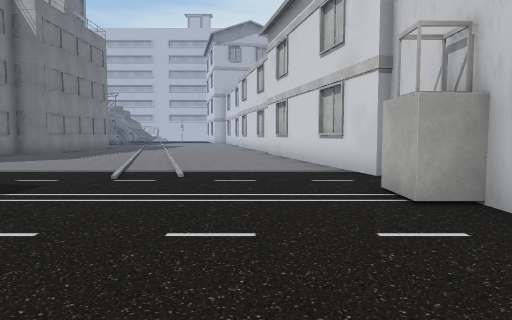
view 1 (above)

24 first-person views from a walk through a scene from a Unity 3-D project. The camera is 1.4 m above the floor, tilts 4° down and sees 70° across. The floor is counted in squares, 2 m on a side. Each view is taken from the middle of a square. On the plan, view 1 faces up. The plan holds only what a view shows up to about 11 squares ahead; the rest is blank. The place goes on beyond the plan. The player character is not drawn. Some surface patterns are stand-ins.

view 2
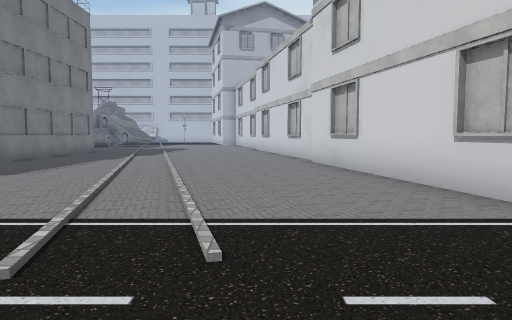

view 3
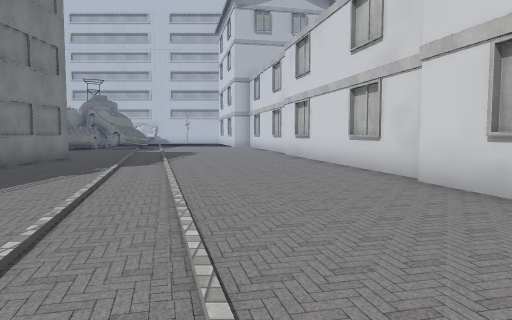

view 4
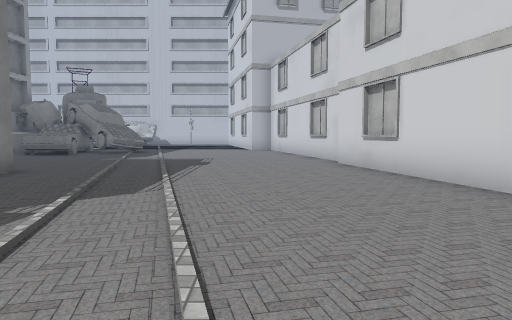

view 5
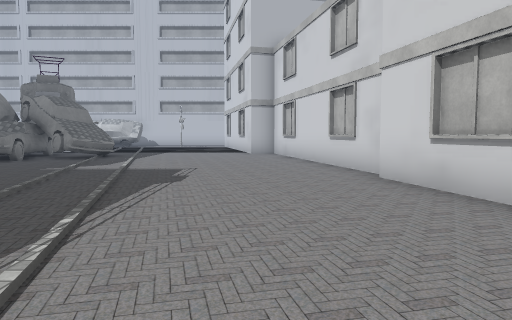

view 6
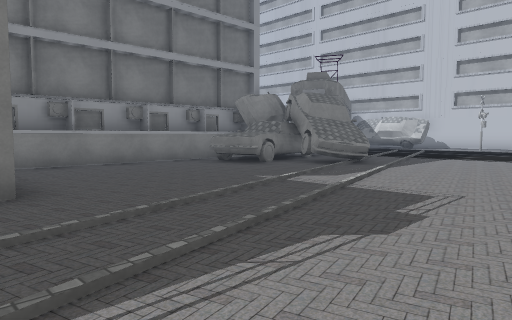

view 7
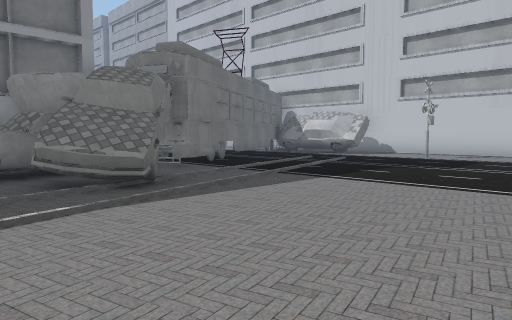

view 8
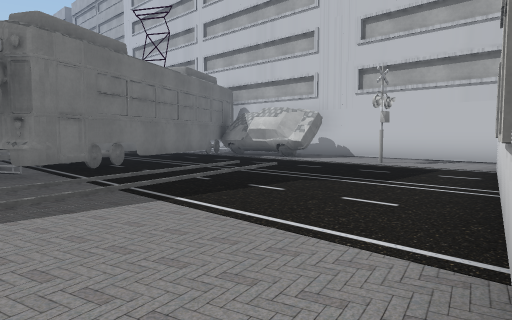

view 9
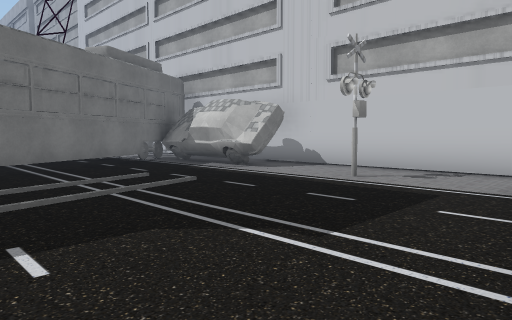

view 10
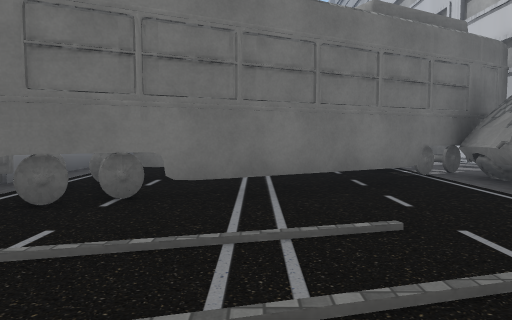

view 11
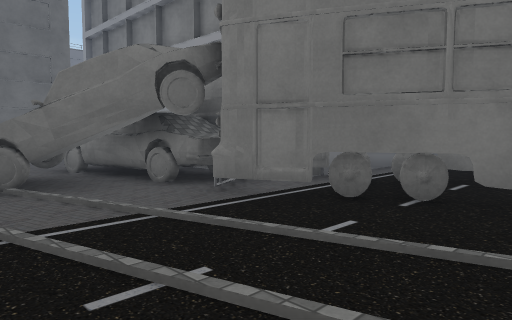

view 12
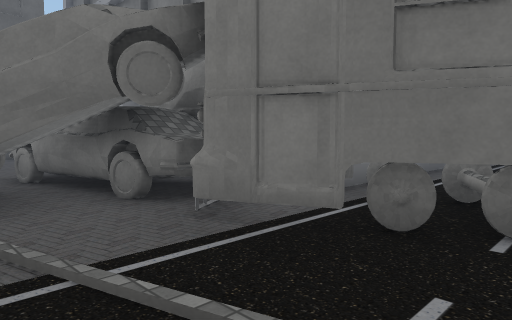

view 13
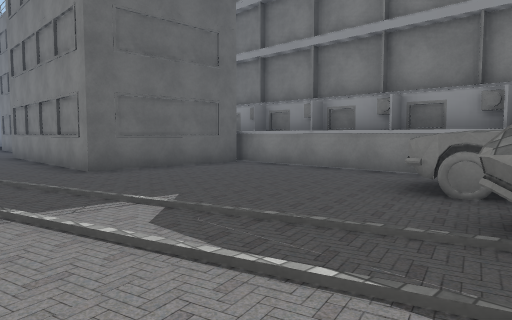

view 14
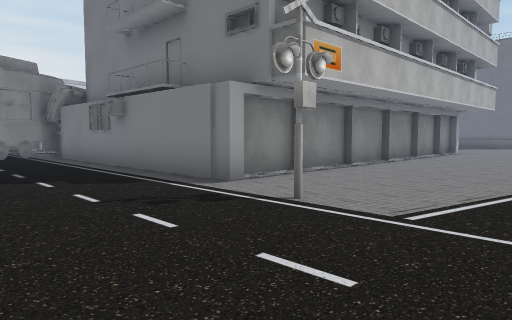

view 15
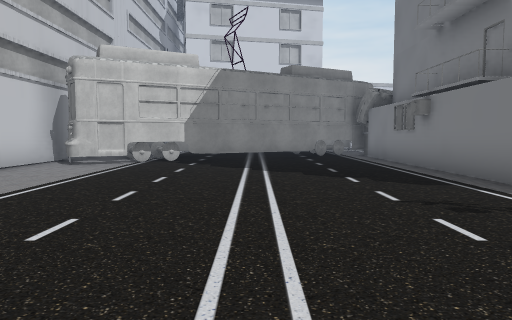

view 16
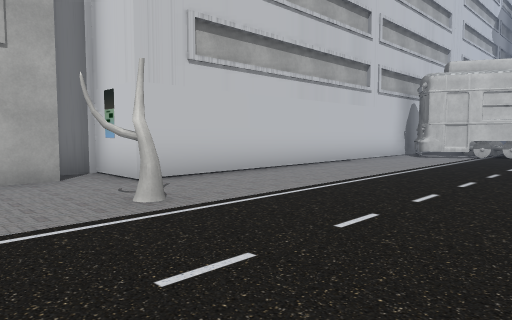

view 17
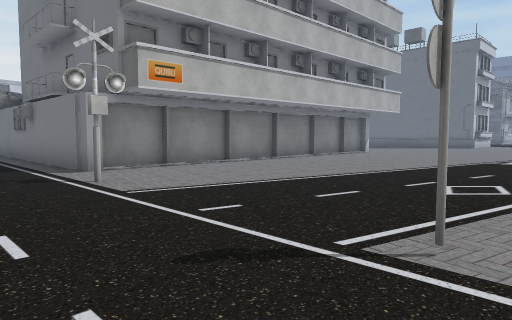

view 18
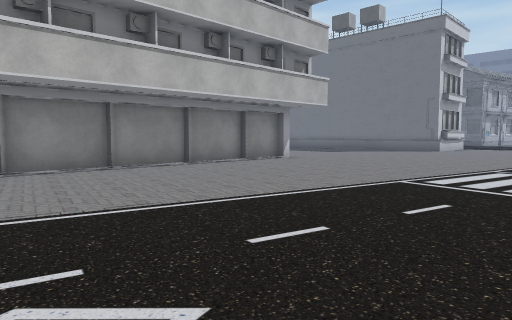

view 19
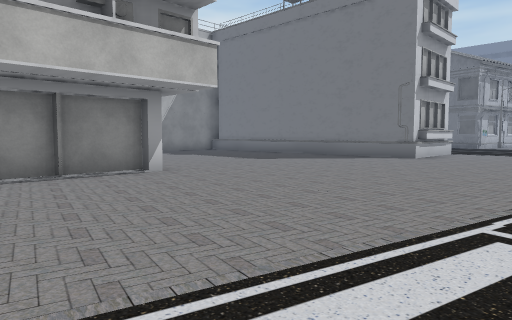

view 20
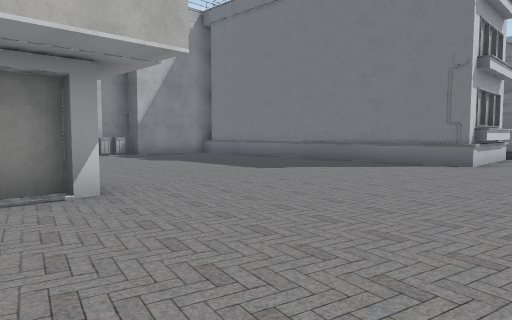

view 21
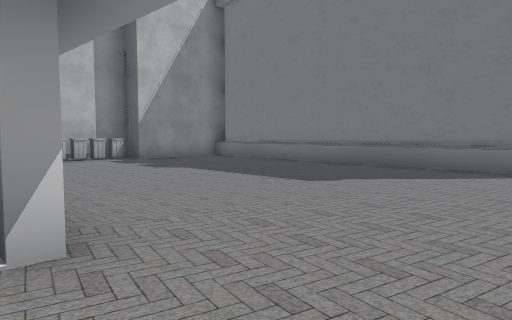

view 22
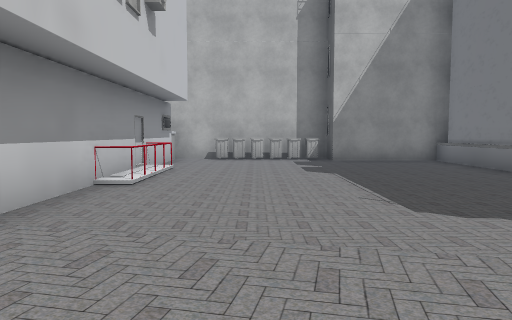

view 23
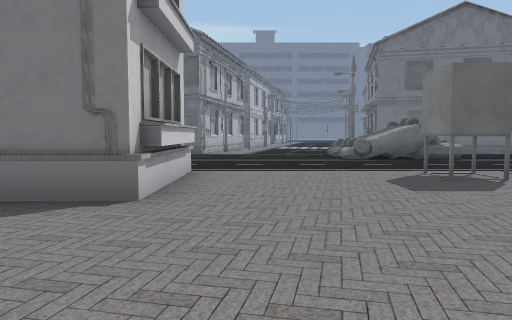

view 24
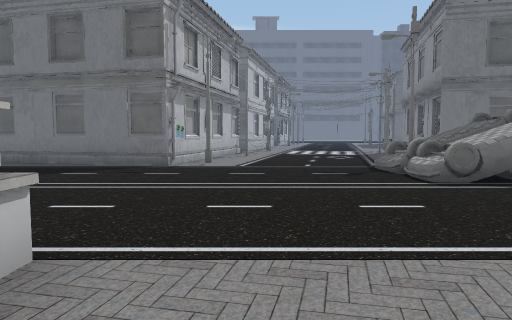

### Floor plan
Key: @ floor where view 1 was taken; # wall or solid block; x gap in a wall; . floor; / step, stairs or slope; = window, fence, low wall or low ledge; ^ raised ledge; B building; T thing the floor can be seen under or through; C car; O other object.
Columns run from 27 left of view 1 to 2 right of it. Each row starts with its distance up from view 1.
 39   ##
 38  B.###########  #######
 37  ............#.........
 36  .#.........##OOOO..#..
 35 ............#=#........#
 34 .............##........#
 33 .............###.......#
 32 ..............T#.......##
 31 ..............T T.......#
 30 ...............T=.......#
 29 .#....#........T=#......#
 28 ........###BB##B##.......
 27  .......#       ##OO.....
 26 ........#      BC#OO.....##
 25 ........#      B^^#.......#
 24 ........#      B.^........#
 23 ........#      B..........#
 22  .......#      B..........#
 21  .......#      B..........##
 20  .......#      B...........#
 19  .......#      BBBBB.......#
 18  .......#      B   B.......#
 17   ........BBB...B  B.......#
 16   .............OB  B.......##
 15   .............OB  B........#
 14   .............OB  B........#
 13   .............BB  B........#
 12   .............B    ........#
 11   .............B    ........#
 10  .....BBBBBBBBBB    .........#
  9 .....B               ........#
  8 x#...B               ........#
  7 ......B               .......#
  6 .......                .......
  5 ........               .......
  4 ........                .....O
  3 CC.......                .....
  2  /........               .....
  1  O...O.....               ...
  0  .....BBBBB                @
 -1  .....B
 -2  .....B
 -3      B

Where each view was taken, in squares from view 1:
view 1: 0 up, 0 right, facing up
view 2: 4 up, 1 left, facing up
view 3: 8 up, 2 left, facing up
view 4: 12 up, 3 left, facing up
view 5: 15 up, 3 left, facing up
view 6: 18 up, 3 left, facing up-left
view 7: 24 up, 3 left, facing up-left
view 8: 27 up, 3 left, facing up-left
view 9: 30 up, 4 left, facing up-left
view 10: 32 up, 7 left, facing left
view 11: 32 up, 7 left, facing down-left
view 12: 31 up, 8 left, facing down-left
view 13: 26 up, 5 left, facing down-left
view 14: 32 up, 24 left, facing down-right
view 15: 32 up, 24 left, facing right
view 16: 32 up, 27 left, facing up-right
view 17: 31 up, 27 left, facing down-right
view 18: 26 up, 27 left, facing down-right
view 19: 21 up, 26 left, facing down-right
view 20: 19 up, 24 left, facing down-right
view 21: 18 up, 22 left, facing down-right
view 22: 15 up, 22 left, facing right
view 23: 14 up, 23 left, facing down
view 24: 9 up, 23 left, facing down
